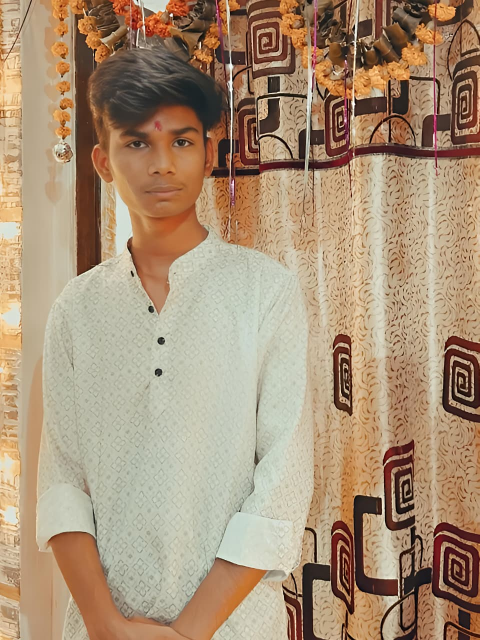
#> input picture profile.jpg, 959 x 1280 px (shown at 1/2 size)
$ python process_profile.py profile.jpg
#> lines starting #> are read from the running program, lines starting #| are printed output that depends on the picture
#> in main, im is the input picture: PIL image 959x1280 RGB; mean R, G, B 169.8, 145.7, 119.4
#!/usr/bin/env python3
"""
Simple image crop & resize utility.
Usage:
  python scripts/process_profile.py input.jpg
This will produce:
  assets/profile.jpg      -> 256x256
  assets/profile@2x.jpg  -> 512x512

Requires: Pillow (pip install pillow)
"""
import sys
from PIL import Image
from pathlib import Path

OUT_DIR = Path(__file__).resolve().parents[1] / 'assets'

def center_crop(im):
    w, h = im.size
#> w = 959; h = 1280
    side = min(w, h)
#> side = 959
    left = (w - side) // 2
#> left = 0
    top = (h - side) // 2
#> top = 160
    return im.crop((left, top, left + side, top + side))
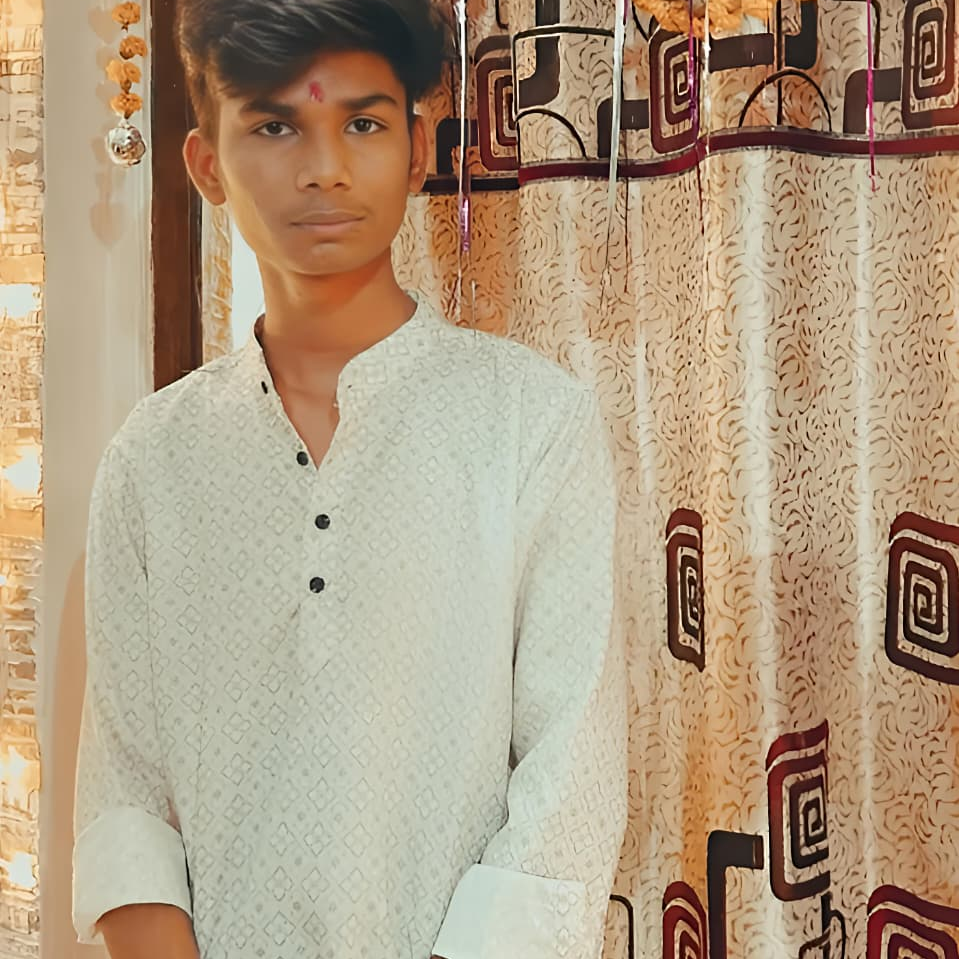
#> returned value: PIL image 959x959 RGB; mean R, G, B 175.9, 155.3, 129.5


def main():
    if len(sys.argv) < 2:
        print('Usage: python scripts/process_profile.py path/to/input.jpg')
        sys.exit(1)
    src = Path(sys.argv[1])
    if not src.exists():
        print('File not found:', src)
        sys.exit(1)

    OUT_DIR.mkdir(parents=True, exist_ok=True)
    im = Image.open(src).convert('RGB')
    cropped = center_crop(im)

    # auto-adjust: autocontrast, slight color/contrast boost, and sharpen
    try:
        from PIL import ImageOps, ImageEnhance, ImageFilter
        cropped = ImageOps.autocontrast(cropped, cutoff=1)
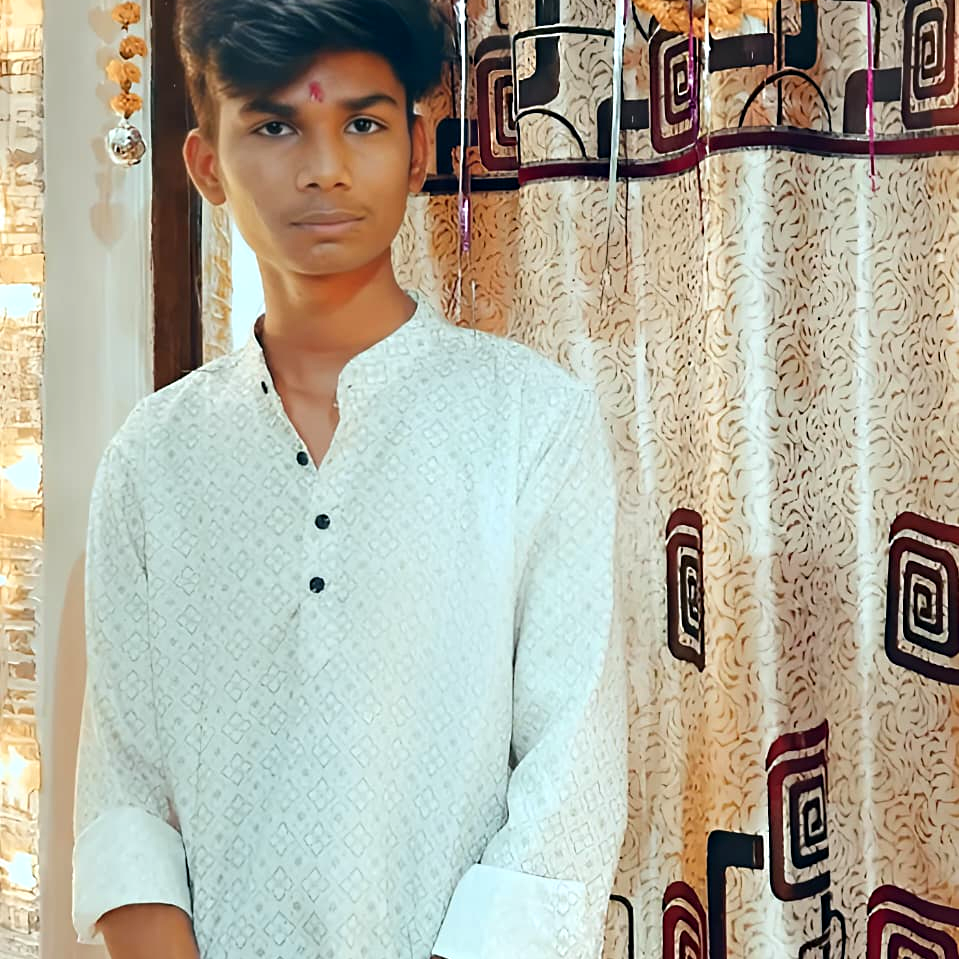
#> cropped: PIL image 959x959 RGB; mean R, G, B 176.1, 172.5, 157.3
        cropped = ImageEnhance.Color(cropped).enhance(1.03)
        cropped = ImageEnhance.Contrast(cropped).enhance(1.04)
        # apply a light sharpen
        cropped = cropped.filter(ImageFilter.UnsharpMask(radius=1, percent=120, threshold=3))
    except Exception:
        # if enhancements fail, continue with the cropped image
        pass

    out1 = OUT_DIR / 'profile.jpg'
    out2 = OUT_DIR / 'profile@2x.jpg'

    cropped.resize((256,256), Image.LANCZOS).save(out1, quality=86, optimize=True)
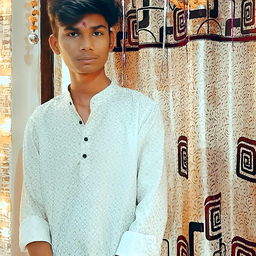
#> saved as profile.jpg: PIL image 256x256 RGB; mean R, G, B 175.9, 172.4, 156.3
    cropped.resize((512,512), Image.LANCZOS).save(out2, quality=86, optimize=True)
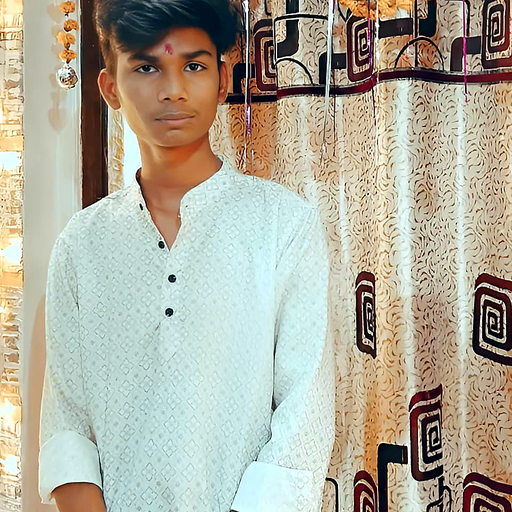
#> saved as profile@2x.jpg: PIL image 512x512 RGB; mean R, G, B 175.9, 172.4, 156.4

    print('Wrote:', out1)
    print('Wrote:', out2)

if __name__ == '__main__':
    main()
